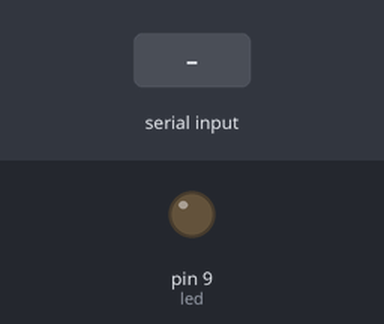
Bench run of a sketch on a simulated Arduino Uno, built with avr-gcc and run on an emulated ATmega328P. On the bench: output pins drawn as LEDs (lit = HIGH). The inputs (shaded band) are chosen by the test bench. What the sketch prints to the serial monitor is not drawn.

Above: at 1.2 s.
1.3 s: byte 30 received over Serial
At 2.3 s:
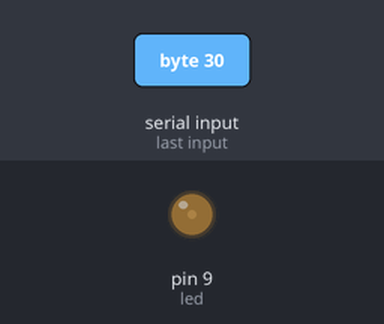
2.8 s: byte 90 received over Serial
At 3.6 s:
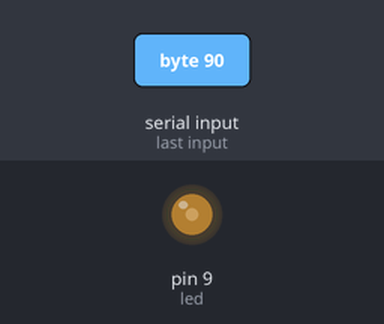
Timing chart, 0 to 5.8 s (numbered marks = the images above; inputs shaded):
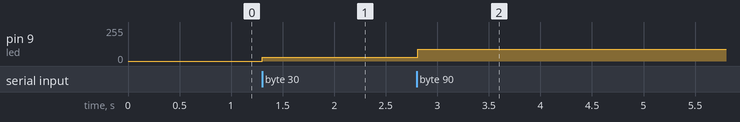

Measured:
- after the input at 1.3 s, pin 9 (led): 0/255 → 30/255 at once
- after the input at 2.8 s, pin 9 (led): 30/255 → 90/255 at once

The sketch:

BTJS_Unity_Arduino_Continuous_Bytes.ino
```cpp
////////////////////////////////////////////////////
//    BTJS Arduino Unity Continuous Bytes Example //
//    Kaho Abe 3/3/2018                           //
////////////////////////////////////////////////////
//    -- LED at PWM pin 9                         //
//  uses http://www.arduino.cc/en/Tutorial/Fade   //
////////////////////////////////////////////////////

int led = 9;           // the PWM pin the LED is attached to
int brightness = 0;    // how bright the LED is
int fadeAmount = 5;    // how many points to fade the LED by
int ledMsg =0;
int counter =0;
// the setup routine runs once when you press reset:
void setup() {
  // declare pin 9 to be an output:
  pinMode(led, OUTPUT);
  Serial.begin(115200);
}

// the loop routine runs over and over again forever:
void loop() {
Serial.write(counter);
counter++;
if(counter>255) {
counter =0;
}
  if (Serial.available()) { //If anything comes in Serial
    ledMsg = Serial.read(); //read it and save in ledMsg
  }


  // set the brightness of pin 9:
  analogWrite(led, ledMsg);


  delay(10);
}
```
